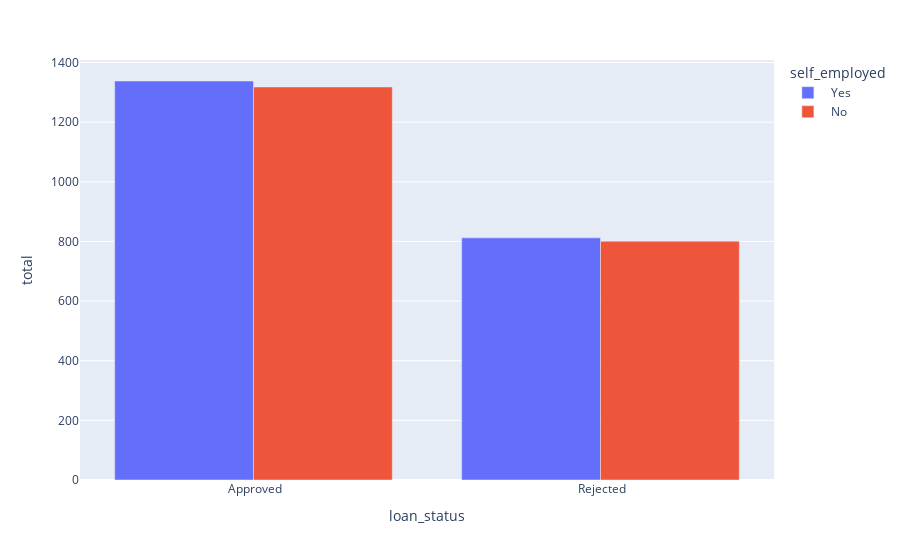

Notebook code for this chart:
### Code cell
px.bar(df[['self_employed','loan_status']].value_counts().reset_index(name = 'total'), x = 'loan_status', y ='total', color = 'self_employed', barmode = 'group')

### Figure 1 — Plotly figure (JSON) as saved in the notebook; plotly's stock layout.template omitted (floating-point values rounded to 4 significant figures)
{"data": [{"alignmentgroup": "True", "hovertemplate": "self_employed= Yes<br>loan_status=%{x}<br>total=%{y}<extra></extra>", "legendgroup": " Yes", "marker": {"color": "#636efa", "pattern": {"shape": ""}}, "name": " Yes", "offsetgroup": " Yes", "orientation": "v", "showlegend": true, "textposition": "auto", "type": "bar", "x": [" Approved", " Rejected"], "xaxis": "x", "y": [1338, 812], "yaxis": "y"}, {"alignmentgroup": "True", "hovertemplate": "self_employed= No<br>loan_status=%{x}<br>total=%{y}<extra></extra>", "legendgroup": " No", "marker": {"color": "#EF553B", "pattern": {"shape": ""}}, "name": " No", "offsetgroup": " No", "orientation": "v", "showlegend": true, "textposition": "auto", "type": "bar", "x": [" Approved", " Rejected"], "xaxis": "x", "y": [1318, 801], "yaxis": "y"}], "layout": {"barmode": "group", "legend": {"title": {"text": "self_employed"}, "tracegroupgap": 0}, "margin": {"t": 60}, "xaxis": {"anchor": "y", "domain": [0, 1], "title": {"text": "loan_status"}}, "yaxis": {"anchor": "x", "domain": [0, 1], "title": {"text": "total"}}}}
